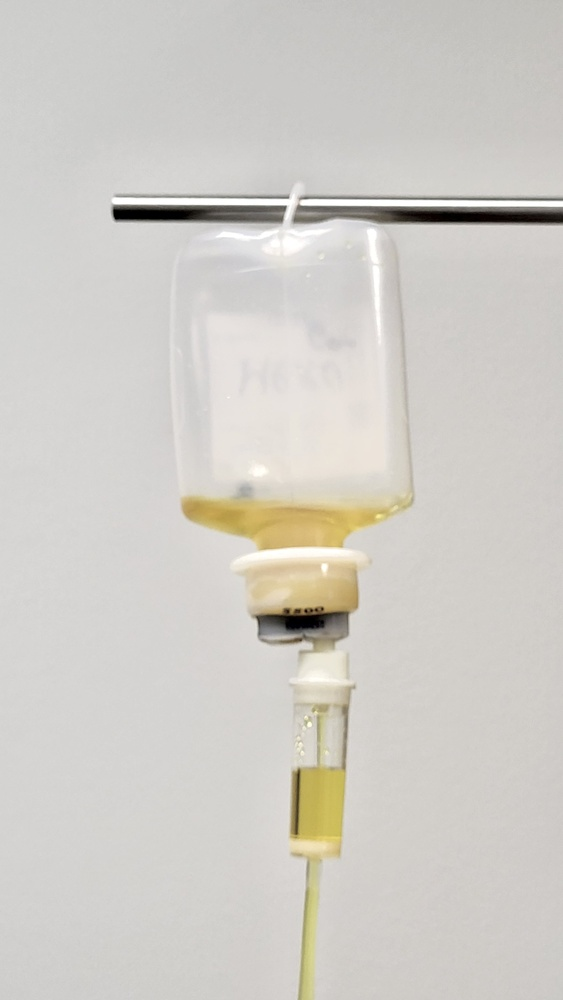
#> input picture images_for_analyzing/default_drip.jpg, 563 x 1000 px, shrunk from 2252 x 4000 before the run
$ python sandbox_4c_contours.py ../../images_for_analyzing/default_drip.jpg
#> lines starting #> are read from the running program, lines starting #| are printed output that depends on the picture; after the words box and inside, x2 and y2 are one past the last pixel; in counts of white or black regions, pixels touching at a corner belong together
"""
✂️ Stage 4c · Contour Detection Sandbox
═══════════════════════════════════════
One image in, one image out.

    📥 in   build/sandbox/stage_4b_morphology.png   the repaired mask from 4b
    📤 out  build/sandbox/stage_4c_contours.png     only the objects we keep, filled → the input of 4d
    👀 look build/sandbox/stage_4c_overlay.png      every kept contour drawn on the photo
    📝 log  build/sandbox/<unix time>_results_stage_4c.md

Run it from the repository root (or press ▶ in PyCharm):

    python 03_image-segmentation/sandboxes/sandbox_4c_contours.py
    python 03_image-segmentation/sandboxes/sandbox_4c_contours.py path/to/any_mask.png

👾 Tracing your hand: put your hand on paper and follow its outline without lifting the pencil.
   The Robot does the same for every white blob (Suzuki & Abe, 1985: follow the border pixel by pixel
   until you're back where you started). Instead of "a block of white pixels" it now has a list of
   (x, y) points around each object, so it can count objects and measure them.
"""
from __future__ import annotations

import sys
import time
from pathlib import Path

import cv2
import numpy as np

# ┏━━━━━━━━━━━━━━━━━━━━━━━━━━━━━━━━━━━━━━━━━━━━━━━━━━━━━━━━━━━━━━━━━━━━━━━━━━━━━┓
#    🎛️  TINKER ZONE — change one value, run again, compare the two results files
# ┗━━━━━━━━━━━━━━━━━━━━━━━━━━━━━━━━━━━━━━━━━━━━━━━━━━━━━━━━━━━━━━━━━━━━━━━━━━━━━┛
MODE = "external"   # "external" only the outer outline of each object (what the pipeline uses)
#                     "list"     every outline, holes too, no family tree
#                     "ccomp"    two levels: outer outlines and their holes
#                     "tree"     every outline with the full family tree (the Kinder Surprise)
POINTS = "simple"   # "none" store every border pixel · "simple" store only the corners of straight runs
MIN_AREA = 150      # outlines enclosing fewer pixels than this are specks: throw them away
FILL_HOLES = True   # True: colour in everything inside a kept outline (Jordan, 1887: a closed curve has an inside)
# ━━━━━━━━━━━━━━━━━━━━━━━━━━━━━━ end of TINKER ZONE ━━━━━━━━━━━━━━━━━━━━━━━━━━━━━━━━━━━━━━━━━━━━━━

MODES = {"external": cv2.RETR_EXTERNAL, "list": cv2.RETR_LIST, "ccomp": cv2.RETR_CCOMP, "tree": cv2.RETR_TREE}
APPROX = {"none": cv2.CHAIN_APPROX_NONE, "simple": cv2.CHAIN_APPROX_SIMPLE}


def main() -> None:
    # 1. 📥 Load the repaired mask from 4b
    src = pick_input(OUT / "stage_4b_morphology.png", hint="Run sandbox_4b_morphology.py first.")
    mask = read_mask(src)
#> in read, `img = cv2.imread(str(path), flags)`:
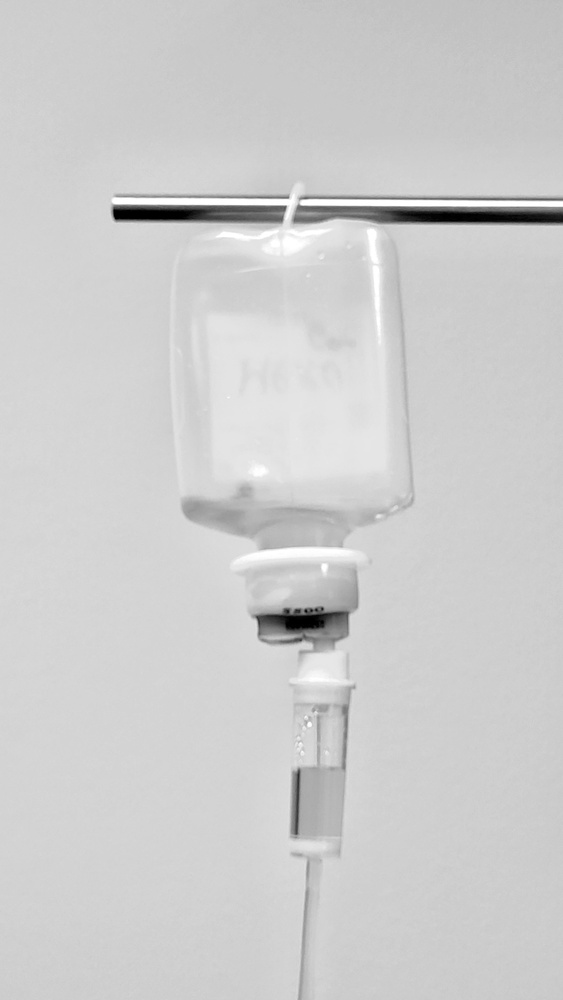
#> img: shape (1000, 563); min 0, max 255, mean 205.4
#> in read_mask, `return np.where(read(path, cv2.IMREAD_GRAYSCALE) > 127, 255, 0).astype..`:
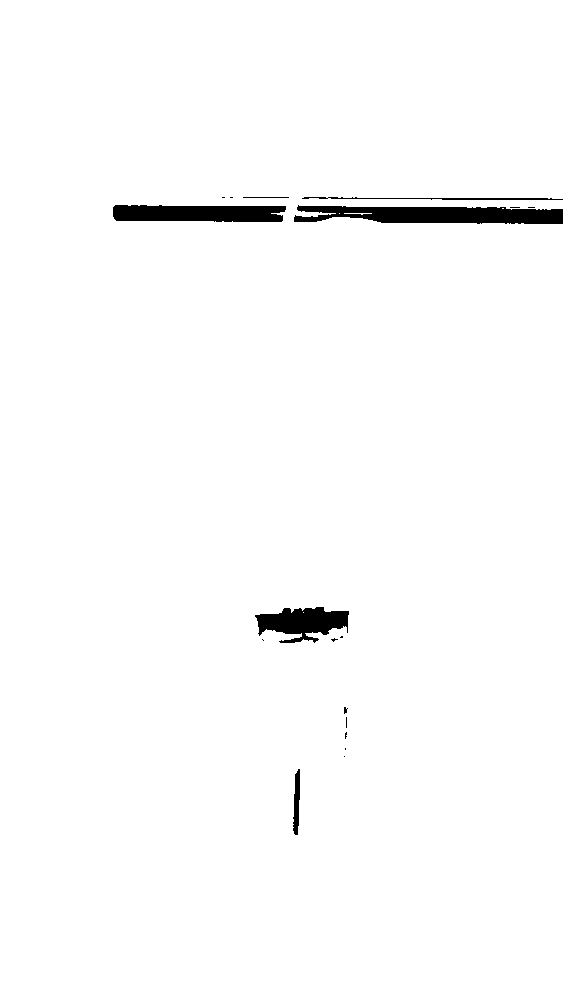
#> returned value: shape (1000, 563); 98.3% white; 18 black regions (12 under 20 px)
    if MODE not in MODES or POINTS not in APPROX:
        raise SystemExit("👾 MODE must be external, list, ccomp or tree, and POINTS must be none or simple.")

    # 2. ✏️ Trace every outline
    t0 = time.perf_counter()
    contours, hierarchy = cv2.findContours(mask, MODES[MODE], APPROX[POINTS])
#> contours = 4 contours, 3 with area under 20; largest, box (x1, y1, x2, y2) and area: (0, 0, 563, 1000) 556737
    # 3. 🧹 Throw away the specks
    kept = [c for c in contours if cv2.contourArea(c) >= MIN_AREA]
#> kept = 1 contour; box (x1, y1, x2, y2) and area: (0, 0, 563, 1000) 556737
    # 4. 🎨 Paint the objects we keep: filled, or only where the mask already was white
    filled = np.zeros_like(mask)
    cv2.drawContours(filled, kept, -1, 255, thickness=cv2.FILLED)
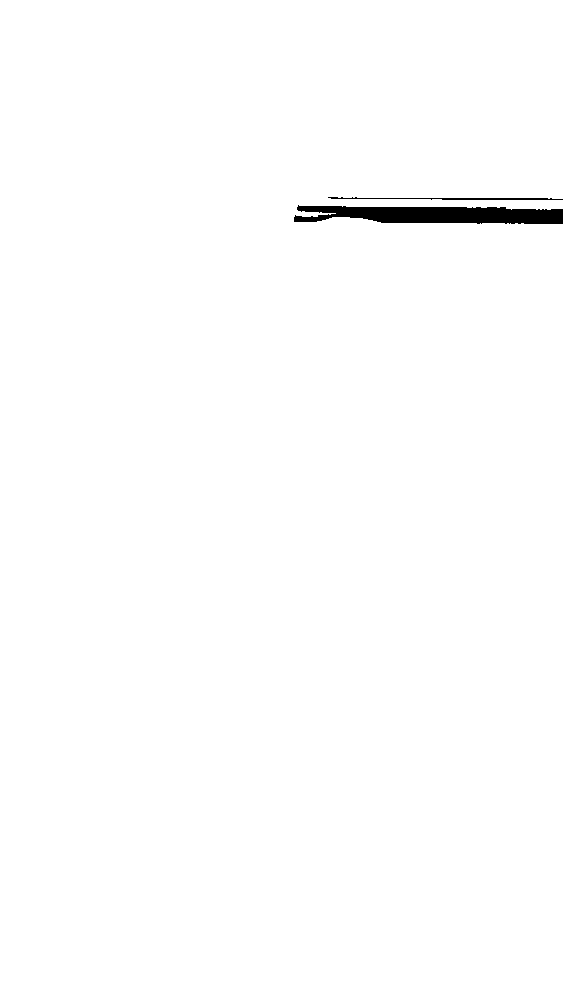
#> filled: shape (1000, 563); 99.3% white; 2 black regions, box (x1, y1, x2, y2) and area: (294, 205, 563, 224) 3806, (328, 197, 563, 200) 356
    objects = filled if FILL_HOLES else cv2.bitwise_and(mask, filled)
    ms = 1000 * (time.perf_counter() - t0)
    out = save(objects, "stage_4c_contours.png")

    # 5. 📏 Measure every kept object, biggest first
    kept.sort(key=cv2.contourArea, reverse=True)
    rows = [measure(c, mask.size) for c in kept]
#> rows = 1 item
    points = sum(len(c) for c in contours)
#> points = 170
    children = int((hierarchy[0][:, 3] != -1).sum()) if hierarchy is not None else 0
#> children = 0
    dropped = len(contours) - len(kept)
#> dropped = 3

    # 6. 👀 Draw on the photo from 4a (or on the mask, if the photo doesn't match)
    photo = read_photo(mask.shape)
    base = photo if photo is not None else (mask // 3 + 40).astype(np.uint8)
#> base: shape (1000, 563); values 40 (black) and 125 (white), 98.3% white; 18 black regions (12 under 20 px), largest, box (x1, y1, x2, y2) and area: (294, 205, 563, 224) 3773, (113, 205, 286, 222) 2630, (255, 607, 349, 643) 2059, (302, 197, 563, 200) 394, (293, 769, 300, 835) 324, (243, 197, 289, 198) 46
    vis = cv2.cvtColor(base, cv2.COLOR_GRAY2BGR)
    cv2.drawContours(vis, kept, -1, (31, 140, 240), 2)                         # orange: every kept object
    if kept:
        x, y, w, h = cv2.boundingRect(kept[0])
#> x = 0; y = 0; w = 563; h = 1000
        cv2.rectangle(vis, (x, y), (x + w, y + h), (200, 110, 30), 2)          # blue: the biggest one's box
        cv2.drawContours(vis, [cv2.convexHull(kept[0])], -1, (90, 200, 90), 1)  # green: its rubber band (hull)
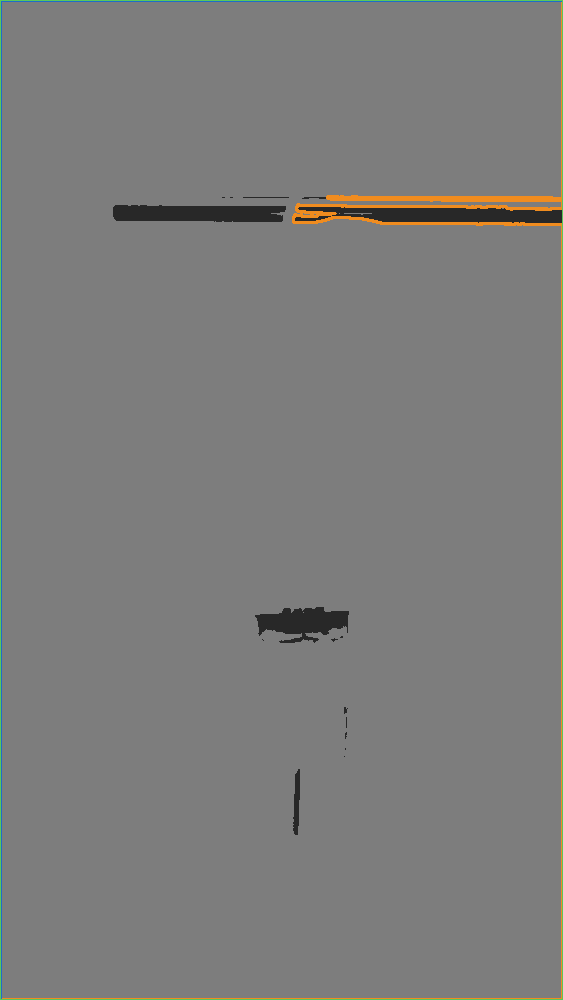
#> vis: shape (1000, 563, 3); mean B, G, R 123, 124.3, 124.3
        cx, cy = rows[0]["centroid"]
#> cx = 279.7; cy = 501.9
        cv2.circle(vis, (round(cx), round(cy)), 5, (90, 200, 90), -1)            # green dot: its centre
#> vis: shape (1000, 563, 3); 0.01% of pixels changed, all inside (x1, y1, x2, y2) = (275, 497, 286, 508)
    look = save(vis, "stage_4c_overlay.png")

    # 7. 🚦 Judge the numbers
    n = len(kept)
#> n = 1
    if n == 0:
        n_level, n_why = "bad", "Nothing left to measure. Lower MIN_AREA, or go back to 4a/4b."
    elif n <= 10:
        n_level, n_why = "good", "A handful of clear objects: easy to pick the drip chamber from."
    else:
        n_level, n_why = "check", "More than 10 objects: for a drip frame that's probably noise. Raise MIN_AREA, or clean harder in 4b."
    big = rows[0] if rows else None
#> big = {'area': 556737, 'frame': 98.89, 'box': (0, 0, 563, 1000), 'circ': 0.39, 'solid': 0.992, 'aspect': 0.563, 'centroid': (279.7, 501.9)}
    metrics = [
        ("✏️", "Outlines traced", f"{len(contours)}", "info",
         f"Every outline the Robot found with MODE = {MODE} (holes count as outlines in list, ccomp and tree)."),
        ("🧹", "Thrown away", f"{dropped} ({100 * dropped / max(1, len(contours)):.0f} %)", "info",
         f"Outlines enclosing less than {MIN_AREA} px². A high share means 4b left a lot of salt."),
        ("📦", "Objects kept", f"{n}", n_level, n_why),
        ("🪆", "Nested outlines", f"{children}", "info",
         "Outlines inside another outline (holes, or objects in holes). Always 0 with MODE = external."),
        ("📍", "Points stored", f"{points}", "info",
         'Lower is cheaper. POINTS = "simple" keeps only corners of straight runs; "none" keeps every border pixel.'),
    ]
    if big:
        frame_level = ("bad" if big["frame"] > 90 else "check" if big["frame"] > 50 or big["frame"] < 0.5
                       else "good")
#> frame_level = 'bad'
        metrics += [
            ("🐘", "Biggest object", f"{big['area']:.0f} px² ({big['frame']:.1f} % of the frame)", frame_level,
             "Over half the frame is suspicious and over 90 % is almost certainly the background: "
             "flip INVERT in 4a. Under 0.5 % means even the biggest object is tiny."),
            ("⭕", "Its circularity", f"{big['circ']:.2f}", "info",
             "4πA / P², 1.0 = a perfect circle. A square scores 0.79, a 1:4 rectangle 0.50, ragged outlines far less. "
             "A drip chamber is a tall rectangle, so expect about 0.5 or less."),
            ("🪢", "Its solidity", f"{big['solid']:.2f}", "good" if big["solid"] >= 0.9 else "check",
             "Area / area of its convex hull (a rubber band around it), higher = smoother. "
             "Below 0.9 the outline has dents: concave on purpose, or bitten by noise?"),
            ("📐", "Its aspect ratio", f"{big['aspect']:.2f}", "info",
             "Width / height of its box: under 1 is tall, over 1 is wide. The drip chamber is tall; the pole is very wide."),
        ]
    metrics.append(("⏱️", "Time", f"{ms:.2f} ms ({1000 / max(ms, 1e-3):.0f} fps)", "info",
                    "Lower is better. Grows with the number and length of outlines."))

    table = ["## 🏷️ Objects, biggest first", "",
             "| # | Area px² | % of frame | Circularity | Solidity | Aspect w/h | Box x, y, w, h |",
             "|---|---|---|---|---|---|---|"]
    table += [f"| {i + 1} | {r['area']:.0f} | {r['frame']:.2f} | {r['circ']:.2f} | {r['solid']:.2f} | "
              f"{r['aspect']:.2f} | {', '.join(map(str, r['box']))} |" for i, r in enumerate(rows[:10])]
    if len(rows) > 10:
        table.append(f"\n…and {len(rows) - 10} smaller ones.")

    tips = []
    if n > 10:
        tips.append("Raise `MIN_AREA` until only real objects are left. How many pixels is the drip chamber?")
    if big and big["frame"] > 50:
        tips.append("The biggest object covers most of the frame, so it's probably the background: "
                    "flip `INVERT` in 4a and run 4a → 4c again.")
    tips += ['Set `MODE = "tree"` and look at "Nested outlines". Zero? Then 4b closed every hole: run 4b with `["open"]` only, then 4c again.',
             'Compare "Points stored" for `POINTS = "none"` and `"simple"`. Same shape, fewer points.',
             "`FILL_HOLES = False`: what's left of the objects in stage_4c_contours.png?",
             "Next: `sandbox_4d_boundary.py` peels the crust off these objects."]

    story = (f"👾 I traced every outline in **{src.name}** ({MODE} mode) and found **{len(contours)}**. "
             f"I threw away {dropped} under {MIN_AREA} px² and kept **{n}**"
             + (f". The biggest covers {big['frame']:.1f} % of the frame." if big else ".")
             + (" Everything inside a kept outline is filled in." if FILL_HOLES
                else " Inside the outlines I only kept pixels that were already white."))
    log = write_results("4c", "✂️ Stage 4c · Contour Detection", story,
                        files=[("📥 input", rel(src)), ("📤 output", rel(out)), ("👀 overlay", rel(look))],
                        knobs={"MODE": MODE, "POINTS": POINTS, "MIN_AREA": MIN_AREA, "FILL_HOLES": FILL_HOLES},
                        metrics=metrics, tips=tips, extra="\n".join(table) if rows else "")
    report(metrics, [out, look], log)


def measure(c: np.ndarray, frame_px: int) -> dict:
    """The numbers stage 5 · Extracting will want for one object."""
    area, perimeter = cv2.contourArea(c), cv2.arcLength(c, True)
    x, y, w, h = cv2.boundingRect(c)
    hull = cv2.contourArea(cv2.convexHull(c))
    m = cv2.moments(c)
    return {"area": area, "frame": 100 * area / frame_px, "box": (x, y, w, h),
            "circ": 4 * np.pi * area / perimeter ** 2 if perimeter else 0.0,
            "solid": area / hull if hull else 0.0,
            "aspect": w / h if h else 0.0,
            "centroid": (m["m10"] / m["m00"], m["m01"] / m["m00"]) if m["m00"] else (x + w / 2, y + h / 2)}


# ━━━━━━━━━━━━━━━━━━━━━━━━━━━ 🔒 PLUMBING — the same in every sandbox, no need to touch ━━━━━━━━━━━━━━━━━━━━━━━━━━━

def repo_root() -> Path:
    here = Path(__file__).resolve().parent
    for folder in (here, *here.parents):
        if (folder / "run_pipeline.py").exists():
            return folder
    return Path.cwd()


ROOT = repo_root()
OUT = ROOT / "build" / "sandbox"   # build/ is in .gitignore: your experiments stay on your machine


def pick_input(default: Path, fallback: Path | None = None, hint: str = "") -> Path:
    """The path on the command line, else the previous step's output, else the fallback."""
    if len(sys.argv) > 1 and sys.argv[1].strip():
        return Path(sys.argv[1]).expanduser()
    if default.exists():
        return default
    if fallback is not None and fallback.exists():
        print(f"👾 {rel(default)} isn't there yet, so I'm using {rel(fallback)}.")
        return fallback
    raise SystemExit(f"👾 I need {rel(default)} first. {hint}")


def read(path: Path, flags: int = cv2.IMREAD_COLOR) -> np.ndarray:
    if not Path(path).is_file():
        raise SystemExit(f"👾 There's no file at {path}. Check the path, or run the previous sandbox first.")
    img = cv2.imread(str(path), flags)
    if img is None:
        raise SystemExit(f"👾 I can't read {path}. Is it an image, and is the path right?")
    return img


def read_mask(path: Path) -> np.ndarray:
    """Masks are black (0) and white (255). Re-binarise, in case an editor or a JPEG blurred them."""
    return np.where(read(path, cv2.IMREAD_GRAYSCALE) > 127, 255, 0).astype(np.uint8)


def read_photo(shape: tuple) -> np.ndarray | None:
    """The grey photo 4a worked on, for overlays. None if it's missing or a different size."""
    path = OUT / "stage_4_photo.png"
    photo = cv2.imread(str(path), cv2.IMREAD_GRAYSCALE) if path.exists() else None
    return photo if photo is not None and photo.shape == shape[:2] else None


def save(img: np.ndarray, name: str) -> Path:
    OUT.mkdir(parents=True, exist_ok=True)
    path = OUT / name
    cv2.imwrite(str(path), img)
    return path


def rel(path: Path) -> str:
    try:
        return str(Path(path).resolve().relative_to(ROOT))
    except ValueError:
        return str(path)


LIGHTS = {"good": "🟢", "check": "🟠", "bad": "🔴", "info": "ℹ️"}


def write_results(stage: str, title: str, story: str, files: list, knobs: dict, metrics: list, tips: list,
                  extra: str = "") -> Path:
    now = time.time()
    lines = [f"# {title} · results", "",
             f"🕒 {time.strftime('%Y-%m-%d %H:%M:%S', time.localtime(now))} · unix `{int(now)}`", "",
             "## 👾 What the Robot did", "", story, "",
             "## 📂 Files", "", "| | |", "|---|---|", *[f"| {k} | `{v}` |" for k, v in files], "",
             "## 🎛️ Knobs used", "", "| Knob | Value |", "|---|---|", *[f"| `{k}` | `{v}` |" for k, v in knobs.items()], "",
             "## 📊 Metrics", "", "| | Metric | Value | | What it tells you |", "|---|---|---|---|---|",
             *[f"| {e} | {m} | **{v}** | {LIGHTS[lvl]} | {why} |" for e, m, v, lvl, why in metrics], "",
             "🟢 looks right · 🟠 worth a look · 🔴 something is off · ℹ️ for your information", "",
             *([extra, ""] if extra else []),
             "## 💡 Try next", "", *[f"- {t}" for t in tips], ""]
    OUT.mkdir(parents=True, exist_ok=True)
    path = OUT / f"{int(now)}_results_stage_{stage}.md"
    path.write_text("\n".join(lines), encoding="utf-8")
    return path


def report(metrics: list, outputs: list, log: Path) -> None:
    print()
    for e, m, v, lvl, _ in metrics:
        print(f"  {LIGHTS[lvl]} {e} {m}: {v}")
#> this loop made 10 passes
#> (e, m, v, lvl) on passes 1 to 10: ('✏️', 'Outlines traced', '4', 'info'), ('🧹', 'Thrown away', '3 (75 %)', 'info'), ('📦', 'Objects kept', '1', 'good'), ('🪆', 'Nested outlines', '0', 'info'), ('📍', 'Points stored', '170', 'info'), ('🐘', 'Biggest object', '556737 px² (98.9 % of the frame)', 'bad'), ('⭕', 'Its circularity', '0.39', 'info'), ('🪢', 'Its solidity', '0.99', 'good'), ('📐', 'Its aspect ratio', '0.56', 'info'), ('⏱️', 'Time', '5.78 ms (173 fps)', 'info')
#|   ℹ️ ✏️ Outlines traced: 4
#|   ℹ️ 🧹 Thrown away: 3 (75 %)
#|   🟢 📦 Objects kept: 1
#|   ℹ️ 🪆 Nested outlines: 0
#|   ℹ️ 📍 Points stored: 170
#|   🔴 🐘 Biggest object: 556737 px² (98.9 % of the frame)
#|   ℹ️ ⭕ Its circularity: 0.39
#|   🟢 🪢 Its solidity: 0.99
#> (further printed lines are left out)
    for path in outputs:
        print(f"  📤 {rel(path)}")
    print(f"  📝 {rel(log)}\n")


if __name__ == "__main__":
    main()
